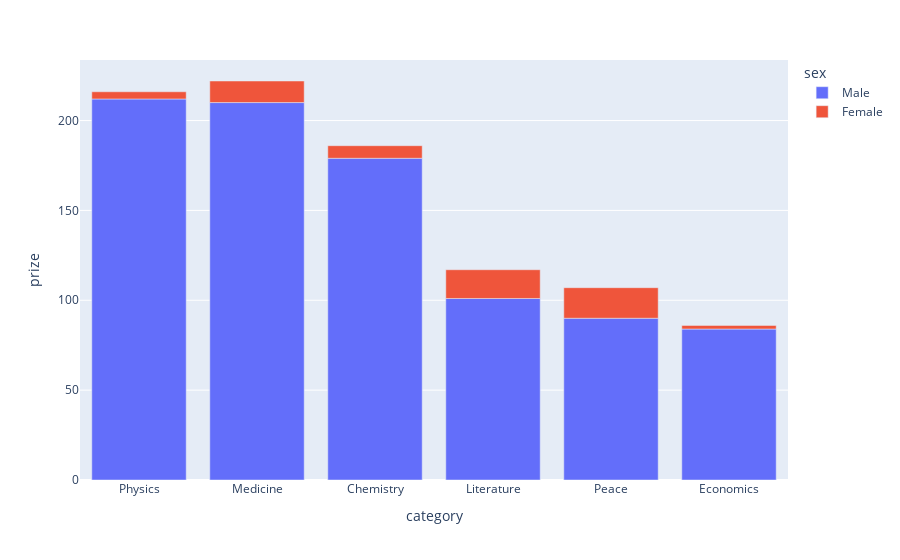

The code cell stored with this chart in its notebook:
### Code cell
px.bar(gender_category, x='category', y='prize', color='sex')

### Figure 1 — Plotly figure (JSON) as saved in the notebook; plotly's stock layout.template omitted (floating-point values rounded to 4 significant figures)
{"data": [{"alignmentgroup": "True", "hovertemplate": "sex=Male<br>category=%{x}<br>prize=%{y}<extra></extra>", "legendgroup": "Male", "marker": {"color": "#636efa", "pattern": {"shape": ""}}, "name": "Male", "offsetgroup": "Male", "orientation": "v", "showlegend": true, "textposition": "auto", "type": "bar", "x": ["Physics", "Medicine", "Chemistry", "Literature", "Peace", "Economics"], "xaxis": "x", "y": [212, 210, 179, 101, 90, 84], "yaxis": "y"}, {"alignmentgroup": "True", "hovertemplate": "sex=Female<br>category=%{x}<br>prize=%{y}<extra></extra>", "legendgroup": "Female", "marker": {"color": "#EF553B", "pattern": {"shape": ""}}, "name": "Female", "offsetgroup": "Female", "orientation": "v", "showlegend": true, "textposition": "auto", "type": "bar", "x": ["Peace", "Literature", "Medicine", "Chemistry", "Physics", "Economics"], "xaxis": "x", "y": [17, 16, 12, 7, 4, 2], "yaxis": "y"}], "layout": {"barmode": "relative", "legend": {"title": {"text": "sex"}, "tracegroupgap": 0}, "margin": {"t": 60}, "xaxis": {"anchor": "y", "domain": [0, 1], "title": {"text": "category"}}, "yaxis": {"anchor": "x", "domain": [0, 1], "title": {"text": "prize"}}}}
